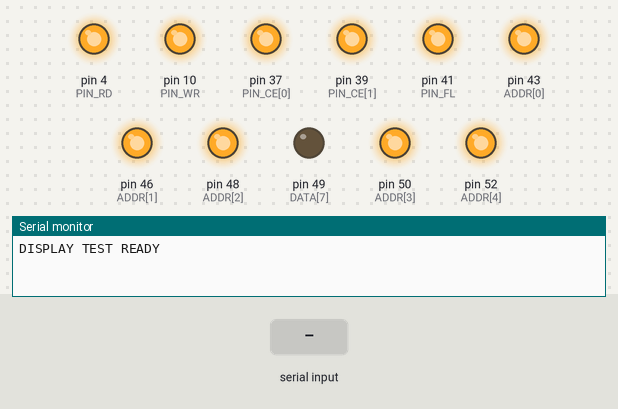
The sketch below on a simulated Arduino Mega 2560, built with avr-gcc and run on an emulated ATmega2560. On the bench: output pins drawn as LEDs (lit = HIGH), the last lines printed to the serial monitor. The inputs (shaded band) are chosen by the test bench. Pins used as bus, display or sensor lines are not drawn.

Above: at 1.2 s.
1.3 s: "X90\n" received over Serial
At 2.0 s:
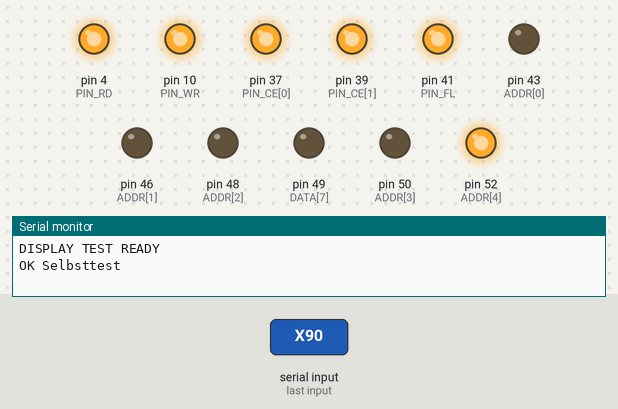
2.8 s: "1\n" received over Serial
At 3.7 s:
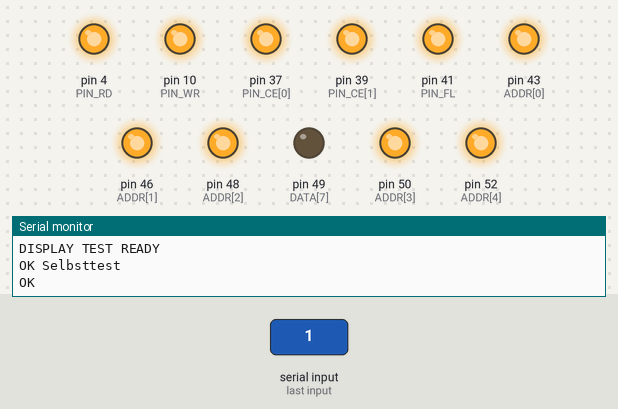
4.3 s: "X,45\n" received over Serial
At 5.5 s:
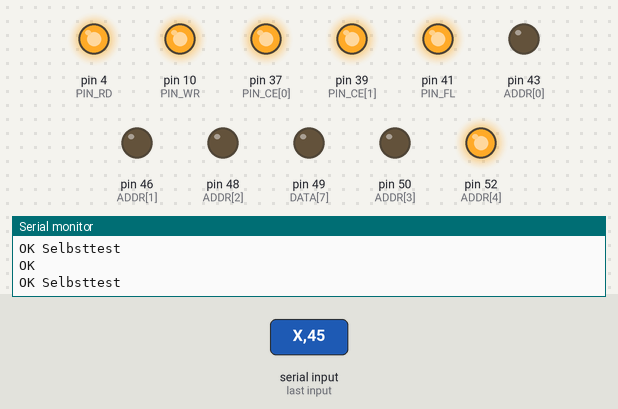
5.8 s: "R90\n" received over Serial
At 6.4 s:
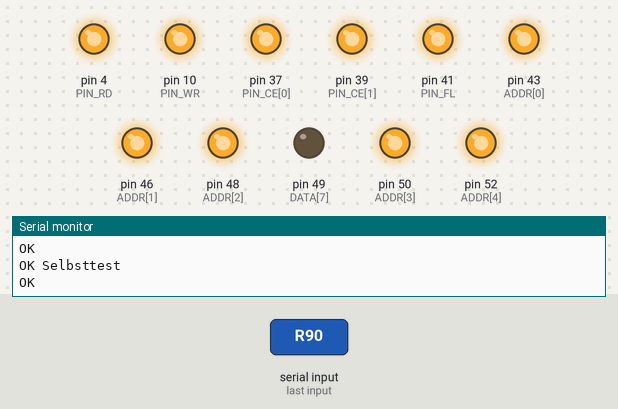
7.3 s: "X\n" received over Serial
At 7.8 s:
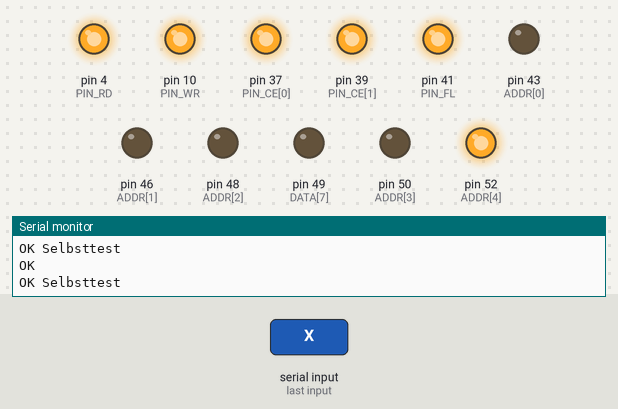
Timing chart, 0 to 9.8 s (numbered marks = the images above; inputs shaded):
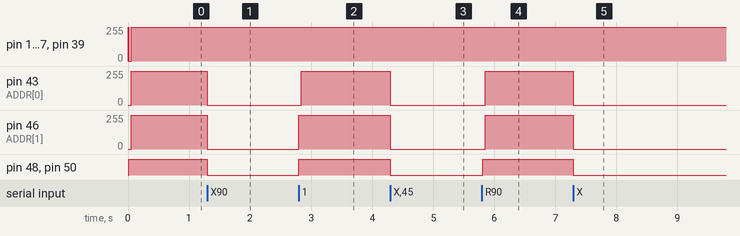

Measured:
- after the input at 1.3 s, pin 43 (ADDR[0]), pin 46 (ADDR[1]): 255/255 → 0/255 at once; pin 48 (ADDR[2]), pin 50 (ADDR[3]): HIGH → LOW at once
- after the input at 2.8 s, pin 43 (ADDR[0]), pin 46 (ADDR[1]): 0/255 → 255/255 at once; pin 48 (ADDR[2]), pin 50 (ADDR[3]): LOW → HIGH at once
- after the input at 4.3 s, pin 43 (ADDR[0]), pin 46 (ADDR[1]): 255/255 → 0/255 at once; pin 48 (ADDR[2]), pin 50 (ADDR[3]): HIGH → LOW at once
- after the input at 5.8 s, pin 43 (ADDR[0]), pin 46 (ADDR[1]): 0/255 → 255/255 after 0.05 s; pin 48 (ADDR[2]), pin 50 (ADDR[3]): LOW → HIGH at once
- after the input at 7.3 s, pin 43 (ADDR[0]), pin 46 (ADDR[1]): 255/255 → 0/255 at once; pin 48 (ADDR[2]), pin 50 (ADDR[3]): HIGH → LOW at once

The sketch:

display_test.ino
```cpp
// display_test: erster Schreibtest der beiden HDSP-2112 (DIS1, DIS2).
// Pinbelegung siehe PINOUT.md, Abschnitt "Displays HDSP-2112" (pin_tracer 2026-10-13).
// Versorgung: Board versorgt (P60/TP3 an 5V), TP2 (P17) wird nicht gebraucht.
//
// Ablauf beim Start: Reset (/RST), Control Word (Helligkeit), dann "DIS1 ..." / "DIS2 ..." schreiben.
// Befehle (Zeilenende \n):
//   1<text>  bis 8 Zeichen auf DIS1      2<text>  bis 8 Zeichen auf DIS2
//   H<0-7>   Helligkeit (0 = 100 %, 3 = 40 %, 6 = 13 %, 7 = aus), für beide
//   X        Selbsttest beider Displays (alle Punkte an, ca. 5 s) - Strom!
//   R        Reset und Starttext
//   ?        Status

const uint8_t PIN_RST = A3;   // P39
const uint8_t PIN_FL  = 41;   // P22
const uint8_t PIN_WR  = 10;   // P54
const uint8_t PIN_RD  = 4;    // P53
const uint8_t PIN_CE[2] = {37, 39};  // P18 = DIS1, P20 = DIS2
const uint8_t ADDR[5] = {43, 46, 48, 50, 52};               // A0-A4 = P24, P25, P27, P29, P31
const uint8_t DATA[8] = {A10, A2, A9, A1, A8, A0, 51, 49};  // D0-D7 = P38, P37, P36, P35, P34, P33, P32, P30

uint8_t brightness = 3;   // 40 %, schont das Netzteil

void writeReg(uint8_t disp, bool fl, uint8_t addr, uint8_t data) {
  digitalWrite(PIN_FL, fl ? HIGH : LOW);
  for (uint8_t i = 0; i < 5; i++) digitalWrite(ADDR[i], (addr >> i) & 1);
  for (uint8_t i = 0; i < 8; i++) digitalWrite(DATA[i], (data >> i) & 1);
  digitalWrite(PIN_CE[disp], LOW);
  delayMicroseconds(1);
  digitalWrite(PIN_WR, LOW);
  delayMicroseconds(2);
  digitalWrite(PIN_WR, HIGH);
  delayMicroseconds(1);
  digitalWrite(PIN_CE[disp], HIGH);
}

void control(uint8_t disp, uint8_t word) { writeReg(disp, true, 0x10, word); }   // A4=1, A3=0

void text(uint8_t disp, const char *s) {
  for (uint8_t pos = 0; pos < 8; pos++) {
    char c = *s ? *s++ : ' ';
    writeReg(disp, true, 0x18 | pos, (uint8_t)c);   // A4=1, A3=1: Zeichen-RAM
  }
}

void resetDisplays() {
  digitalWrite(PIN_RST, LOW);
  delay(1);
  digitalWrite(PIN_RST, HIGH);
  delay(10);
  for (uint8_t d = 0; d < 2; d++) control(d, brightness);
  text(0, "DIS1 ok");
  text(1, "DIS2 ok");
}

void setup() {
  Serial.begin(115200);
  // Ruhepegel: alle Steuerleitungen inaktiv HIGH, dann erst Ausgang
  const uint8_t ctrl[6] = {PIN_RST, PIN_FL, PIN_WR, PIN_RD, PIN_CE[0], PIN_CE[1]};
  for (uint8_t i = 0; i < 6; i++) {
    digitalWrite(ctrl[i], HIGH);
    pinMode(ctrl[i], OUTPUT);
  }
  for (uint8_t i = 0; i < 5; i++) pinMode(ADDR[i], OUTPUT);
  for (uint8_t i = 0; i < 8; i++) pinMode(DATA[i], OUTPUT);
  resetDisplays();
  Serial.println(F("DISPLAY TEST READY"));
}

void loop() {
  static char buf[20];
  static uint8_t n = 0;
  while (Serial.available()) {
    char c = Serial.read();
    if (c == '\r') continue;
    if (c != '\n') {
      if (n < sizeof(buf) - 1) buf[n++] = c;
      continue;
    }
    buf[n] = 0;
    n = 0;
    if (buf[0] == '1' || buf[0] == '2') {
      text(buf[0] - '1', buf + 1);
      Serial.println(F("OK"));
    } else if (buf[0] == 'H' && buf[1] >= '0' && buf[1] <= '7') {
      brightness = buf[1] - '0';
      for (uint8_t d = 0; d < 2; d++) control(d, brightness);
      Serial.println(F("OK"));
    } else if (buf[0] == 'X') {
      for (uint8_t d = 0; d < 2; d++) control(d, 0x40 | brightness);
      Serial.println(F("OK Selbsttest"));
    } else if (buf[0] == 'R') {
      resetDisplays();
      Serial.println(F("OK"));
    } else if (buf[0] == '?') {
      Serial.print(F("Helligkeit "));
      Serial.println(brightness);
    } else if (buf[0]) {
      Serial.println(F("? unbekannt"));
    }
  }
}
```
